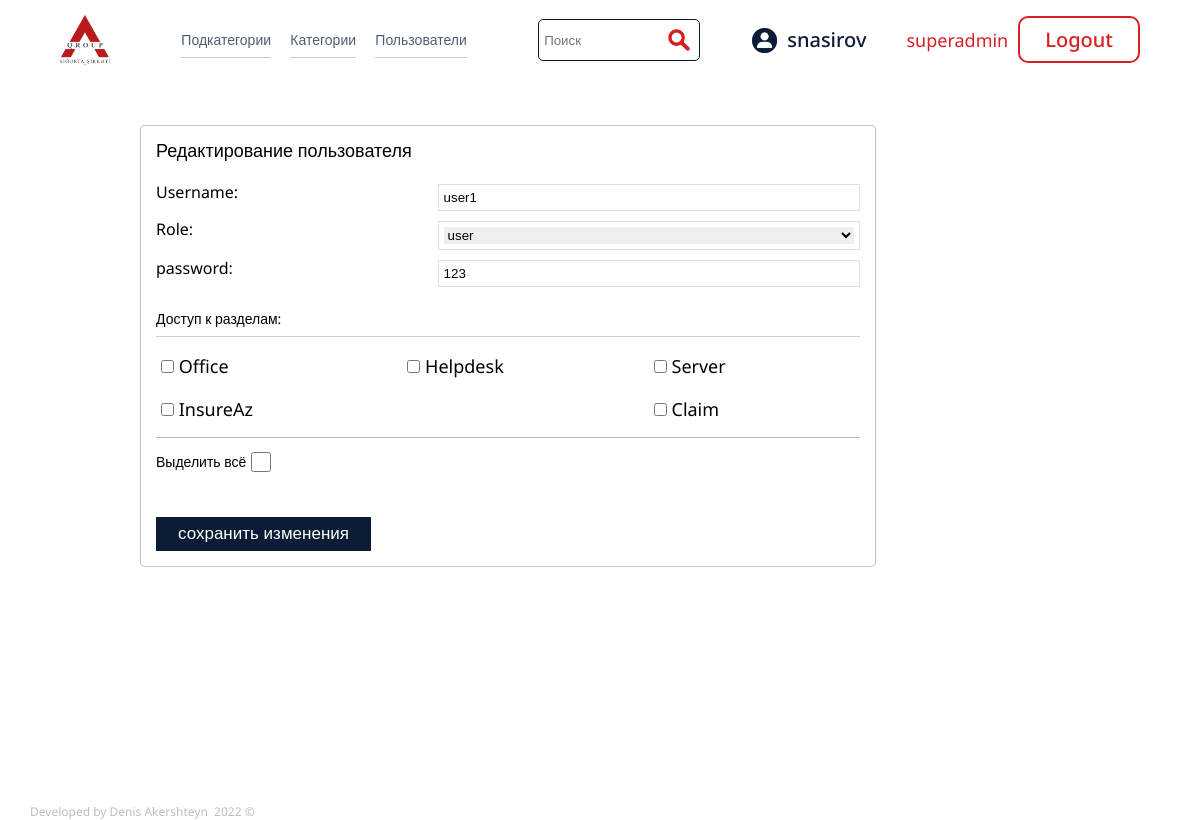
/index.php?source_page=add_user&user_id=16 (signed in), run on the app's committed database.
### tables this page shows
CREATE TABLE `users` (
  `id` int(11) NOT NULL,
  `username` varchar(255) NOT NULL,
  `password` varchar(255) NOT NULL,
  `role` varchar(255) NOT NULL,
  `categories` text NOT NULL
);

CREATE TABLE `category` (
  `id` int(11) NOT NULL,
  `category_name` varchar(255) NOT NULL,
  `category_access` varchar(255) NOT NULL
);

### db/edit_user.php (the view, shortened to what this page needs)
<?php
$user_id =  $_GET['user_id'];
?>
<?php
$query_user = "SELECT * FROM users WHERE id = '{$user_id}'";
$select_user = mysqli_query($connection, $query_user);
while ($row = mysqli_fetch_assoc($select_user)) {
    $username = $row['username'];
    $password = $row['password'];
    $role = $row['role'];
?>
    <form action="./db/edit_user_code.php" id="frm1" class="form__add_user" method="post" style="width: 80%;">
        <div class="add_user__form_name">
            Редактирование пользователя
        </div>
        <div class="add_user__form__block">
            <div class="add_user__form_desc">
                Username:
            </div>
            <div class="add_user__form_input">
                <input type="text" name="username" id="username" value="<?php echo $username; ?>">
            </div>
        </div>
        <div class="add_user__form__block">
            <div class="add_user__form_desc">
                Role:
            </div>
            <div class="add_user__form_input">
                <select name="role" id="role">
                    <option value="<?php echo $role; ?>"><?php echo $role; ?></option>
                </select>
            </div>
        </div>
        <div class="add_user__form__block">
            <div class="add_user__form_desc">
                password:
            </div>
            <div class="add_user__form_input">
                <input type="text" name="password" id="password" value="<?php echo $password; ?>">
            </div>
        </div>
        <div class="edit__user__categories">
            <div class="edit__user__categories_name">
                Доступ к разделам:
            </div>
            <div class="edit_user__categories__wrapper">
                <?php
                $query = "SELECT * FROM category";
                $select_category = mysqli_query($connection, $query);
                while ($row = mysqli_fetch_assoc($select_category)) {
                    $category_id = $row['id'];
                    $category_name = $row['category_name'];
                ?>
                    <div class="category__user__element">
                        <input type="checkbox" id="<?php echo $id; ?>" name="category[]" value="<?php echo $category_id; ?>">
                        <label for="<?php echo $id; ?>"> <?php echo $category_name; ?></label><br>
                    </div>
                <?php
                }
                ?>
            </div>
            <div class="select_all_checkbox">
                <div class="select_all_block">
                    <label for="checkall">Выделить всё</label>
                    <input type='checkbox' name='checkall' onclick='checkedAll(frm1);'>
                </div>
            </div>
        </div>
        <div class="users__content__addnew">
            <button type="submit" id="submit" name="submit">сохранить изменения </button>
        </div>
    </form>
<?php
}
?>

### styles/style.css (style rules this page uses)
* { padding: 0; margin: 0; border: 0; }
*, *:before, *:after { -moz-box-sizing: border-box; -webkit-box-sizing: border-box; box-sizing: border-box; }
html, body { height: 100%; width: 100%; font-size: 100%; line-height: 1; font-size: 14px; -ms-text-size-adjust: 100%; -moz-text-size-adjust: 100%; -webkit-text-size-adjust: 100%; font-family: "Noto Sans", sans-serif; }
.select_all_checkbox { margin-top: 1em; padding-top: 1em; border-top: 1px solid #bdbdbd; }
.select_all_block { display: flex; align-items: center; }
.select_all_block input { margin-left: 5px; width: 20px; height: 20px; }
.users__content__addnew { margin-top: 25px; }
.form__add_user { margin-top: 25px; padding: 15px; width: 40%; border: 1px solid rgba(0, 0, 0, 0.24); border-radius: 5px; background-color: #fff; }
.add_user__form_name { font-size: 18px; margin-bottom: 25px; }
.add_user__form__block { display: flex; width: 100%; margin-top: 10px; justify-content: space-between; }
.add_user__form_desc { width: 30%; font-size: 16px; }
.add_user__form_input { border: 1px solid rgba(0, 0, 0, 0.12); width: 60%; padding: 5px; }
.add_user__form_input input { width: 100%; }
.add_user__form_input select { width: 100%; }
.users__content__addnew button { cursor: pointer; margin-top: 20px; background-color: #0c1c35; color: #fff; padding: 5px 20px; font-size: 17px; border: 2px solid #0c1c35; text-decoration: none; }
.edit__user__categories { margin-top: 25px; }
.edit__user__categories_name { width: 100%; padding-bottom: 10px; border-bottom: 1px solid rgba(8, 21, 52, 0.2); }
.edit_user__categories__wrapper { display: flex; flex-wrap: wrap; justify-content: space-between; }
.category__user__element { width: 30%; margin-top: 15px; font-size: 18px; padding: 5px; }
.category__user__element label { width: 100%; }

### data on the page
users: username "user1", role "user", password "123"
category: category_name "Office"
category: category_name "Helpdesk"
category: category_name "Server"
category: category_name "InsureAz"
category: category_name "Claim"

### other printed values
$_SESSION['username'] "snasirov"
$_SESSION['role'] "superadmin"
